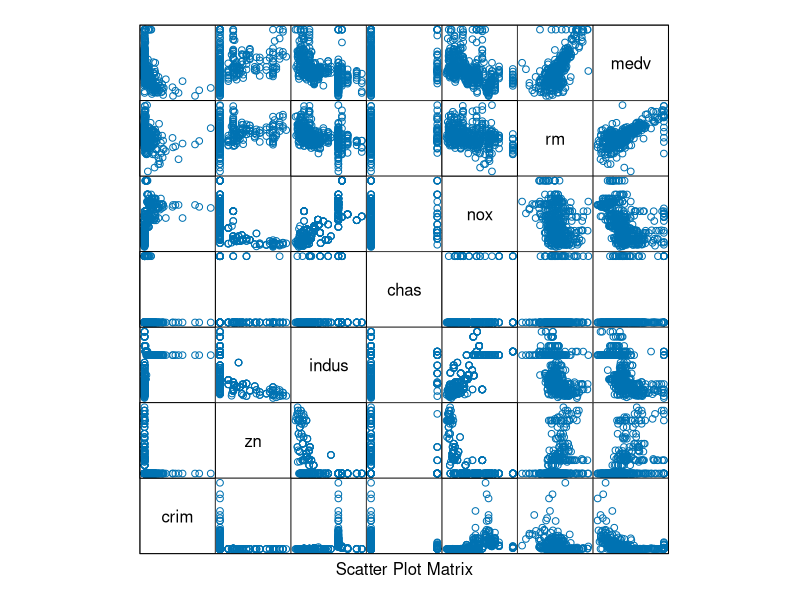
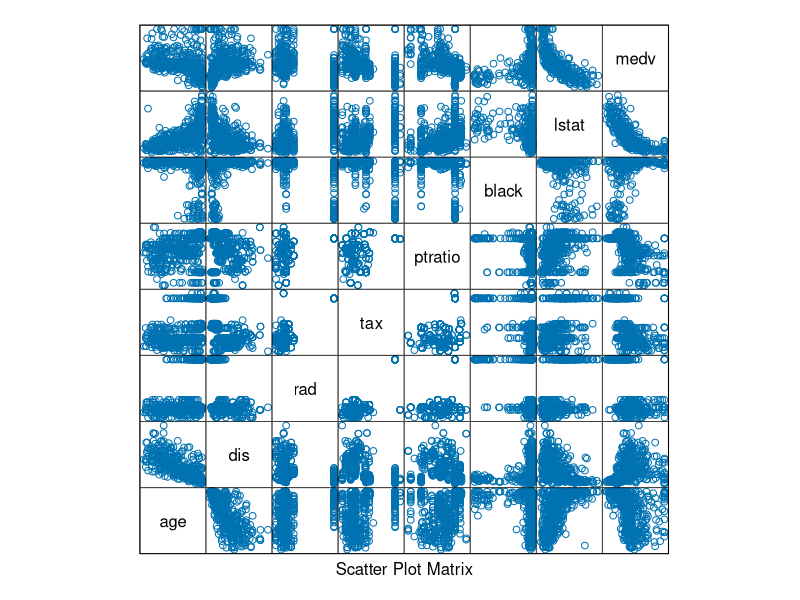
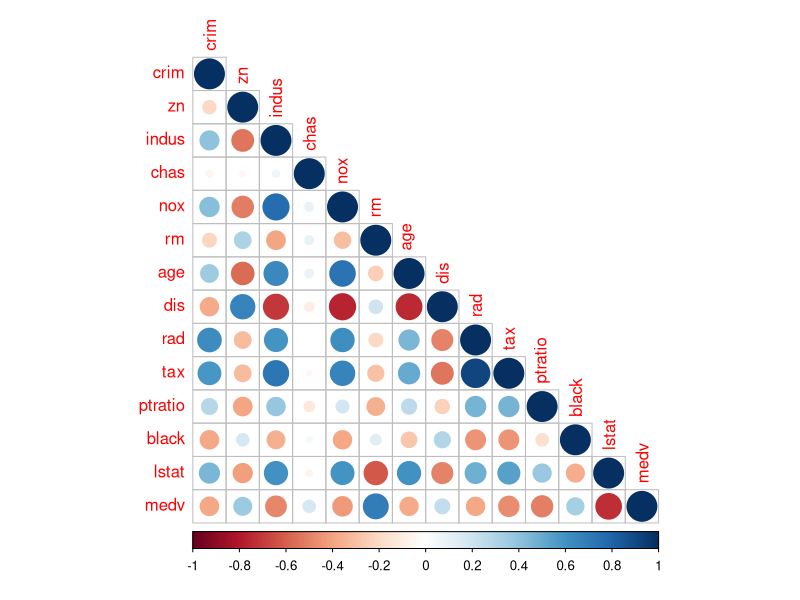
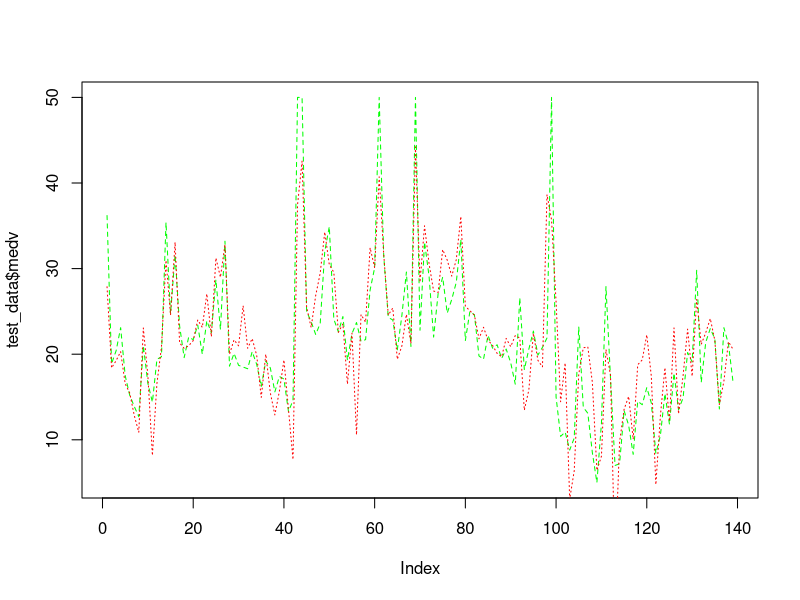

R code for these plots, in order:
#-----------------------------------------------------------------------------------#
#-----------------------------------------------------------------------------------#
#-----------------------------------------------------------------------------------#
#                             "*THE BOSTON DATASET*"
#-----------------------------------------------------------------------------------#
#-----------------------------------------------------------------------------------#
#-----------------------------------------------------------------------------------#
# In this section I am going to use the inbuilt housing data of Boston for 
# learning regression analysis.
#-----------------------------------------------------------------------------------#
# 1. DATA ACQUISITION
#--------------------
  library("MASS")
  data(Boston)
  View(Boston)
  str(Boston)
  dim(Boston)
  ?Boston
  
  library("psych")
  describe(Boston)
#-----------------------------------------------------------------------------------#
# 2. DIVIDE DATASET
#------------------
  set.seed(1)
  library(caTools) # sample.split function is present in this package
  
  split_data <- sample.split(Boston$medv, SplitRatio = 0.7)
  # We divide the data in the ratio 0.7
  split_data
  
  training_data <- subset(Boston, split_data == "TRUE")
  test_data <- subset(Boston, split_data == "FALSE")
  # Here the dataset is divided into training:test as 7:3
#----------------------------------------------------------------------------------#
# 3. EXPLORATORY ANALYSIS
#------------------------
  library(lattice)
  jpeg('scatterplot1.jpg') # To save plot in a jpeg format
  splom(~Boston[c(1:6, 14)], groups = NULL, data = Boston, axis.line.tck = 0,
        axis.text.alpha = 0)
  dev.off() # It is required to turn off the graphics device
  jpeg('scatterplot2.jpg')
  splom(~Boston[c(7:14)], groups = NULL, data = Boston,axis.line.tck = 0,
        axis.text.alpha = 0)
  dev.off()
  # Checking for "CORRELATION" among data
  # Correlation is an important factor to check the dependencies among themselves
  # Correlation analysis gives us an insight for mutual relationship among variables
  cr <- cor(Boston)
  cr # This will give us the correlation coefficients
  # To visualise this corrplot library is required
  library("corrplot")
  jpeg('corrplot.jpg')
  corrplot(cr, type = "lower")
  dev.off()
  
  # Checking for "MULTICOLLINEARITY"
  # Multicollinearity exists when two or more predictors are highly correlated
  # among themselves
  library("car")
  model <- lm(medv~., data = training_data)
  vif(model) # vif = Variance Inflation Factor
  # vif measure the increase in the variance (the square of the estimate's standard
  # deviation) of an estimated regression coefficient due to multicollinearity.
  # A vif of 1 indicates that there is no correlation among variables.
  # A high vif indicates high multicollinearity.
  
  # The equation for the best fit line
  summary(model) # p-value for "indus" is the highest
  # This means that in presence of other predictors, "indus" is highly correlated.
  # P-value tests the NULL hypothesis that coefficient is equal to zero.
  # A high P-value denotes coefficient is really zero.
#-----------------------------------------------------------------------------------#
# 4. IMPLEMENT & OPTIMISE MODEL
#------------------------------
  # In the next model, we will remove the predictor "indus".
  model <- lm(medv ~ crim + zn  + chas + nox + rm + age + dis + rad + tax + ptratio
              + black + lstat, data = training_data)
  summary(model) # "age" has a very high P-value.
  
  model <- lm(medv ~ crim + zn + chas + nox + rm + dis + rad + tax + ptratio +
                black + lstat, data = training_data)
  summary(model) # Every predictor now in the model is signiicant.
  
  # NON LINEAR TERMS & INTERACTIONS
  # lstat & age
  interaction_model1 <- lm(medv ~ lstat*age, data = training_data)
  summary(interaction_model1)
  # Results indicate that effect of age alone is insignificant (p-value = 0.996)
  # whereas the interaction between "lstat" and "age" is significant (p-value =
  # 0.0579).
#-----------------------------------------------------------------------------------#
# 5. MODEL VALIDATION
#--------------------
  prediction <- predict(model, test_data)
  prediction
  
  # To compare the values - predicted and actual, we need to plot a graph.
  jpeg("PredictionPlot.jpg")
  plot(test_data$medv, type = "l", lty = 2.0, col = "green")
  lines(prediction, type = "l", lty = 3.0, col = "red")
  dev.off()
#-----------------------------------------------------------------------------------#
  
